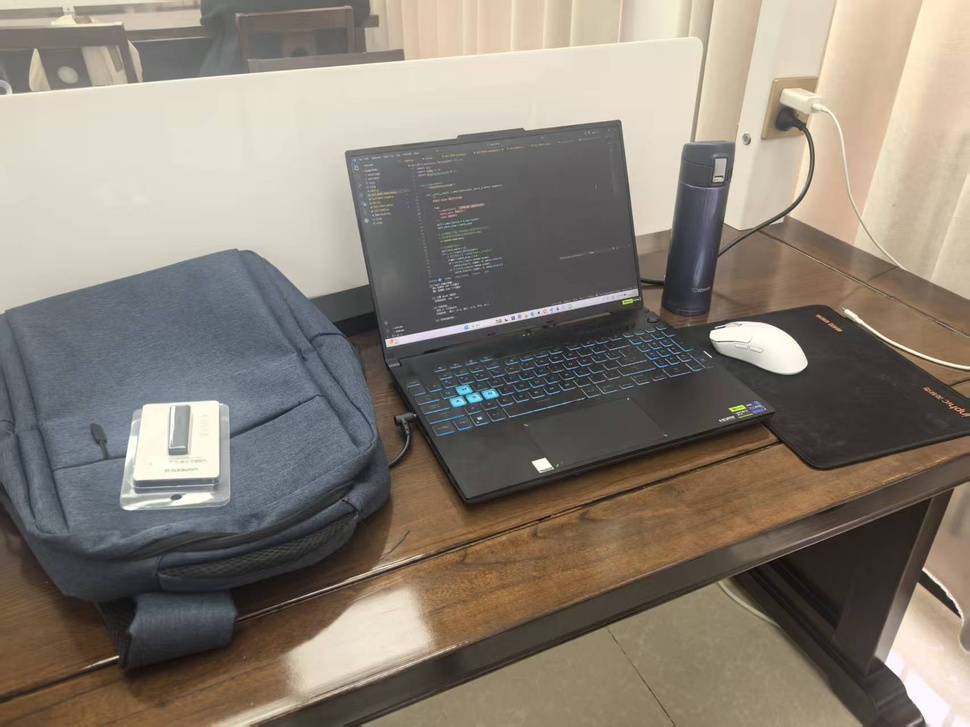
#> input picture test_image/t2.jpg, 970 x 727 px, shrunk from 1706 x 1279 before the run
$ python 2_BREIF.py
#> lines starting #> are read from the running program, lines starting #| are printed output that depends on the picture
import cv2

# 1. 读取图像（灰度图）
# img = cv2.imread('./test_image/t1.jpg', 0)
img = cv2.imread('./test_image/t2.jpg', 0)
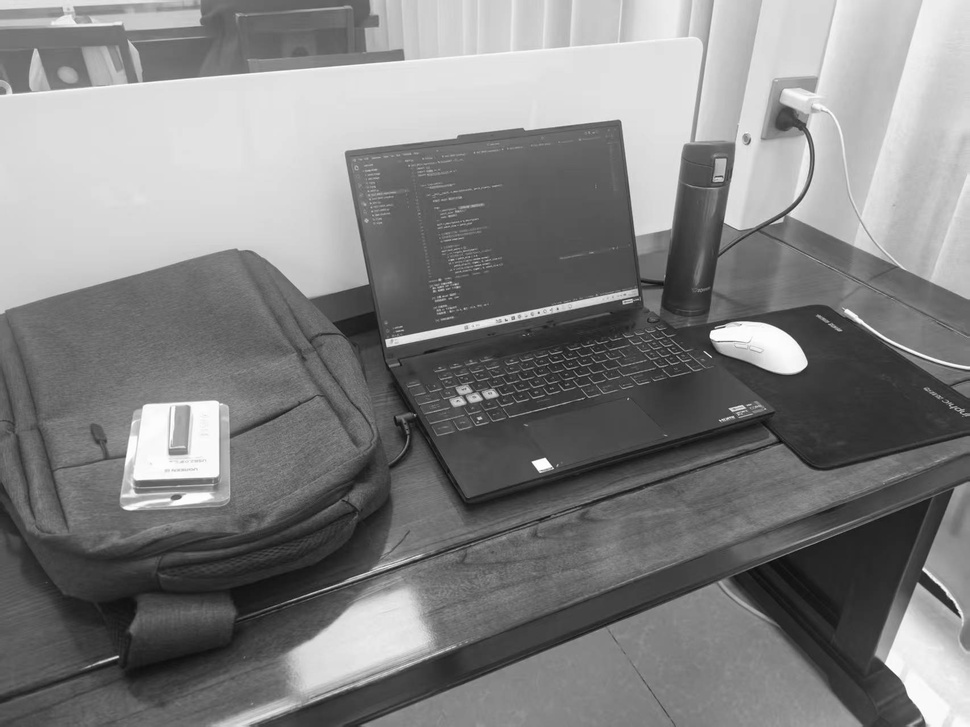
#> img: shape (727, 970); min 7, max 255, mean 129.2

# 2. 初始化 ORB 检测器
# nfeatures 是你想找多少个特征点
orb = cv2.ORB_create(nfeatures=500)

# 3. 检测特征点并计算描述子
# keypoints (kp): 特征点的位置、大小、方向
# descriptors (des): 刚才说的 0 和 1 的二进制矩阵
kp, des = orb.detectAndCompute(img, None)
#> kp = 500 keypoints; strongest (x, y, size): (533, 462, 31), (710, 334, 53.6), (711, 334, 64.3), (537, 463, 92.6)

# 4. 看看描述子长啥样
print(f"特征点数量: {len(kp)}")
#| 特征点数量: 500
print(f"第一个点的描述子形状: {des[0].shape}")  # 通常是 32字节 (256位)
#| 第一个点的描述子形状: (32,)
print(f"第一个描述子的内容: \n{des[0]}")
#| 第一个描述子的内容:
#| [232 184 241  86 105 204 105 216 187 189  36  24  42 199 204  54   7 220
#|  100  24   2  78 250  83  29 188  17 110  67 128  70 233]

# 5. 可视化：把点画出来
img_with_kp = cv2.drawKeypoints(img, kp, None, color=(0, 255, 0))
cv2.imshow("ORB Features", img_with_kp)
cv2.waitKey(0)
cv2.destroyAllWindows()

$ run again, with test_image/t1.jpg copied over test_image/t2.jpg
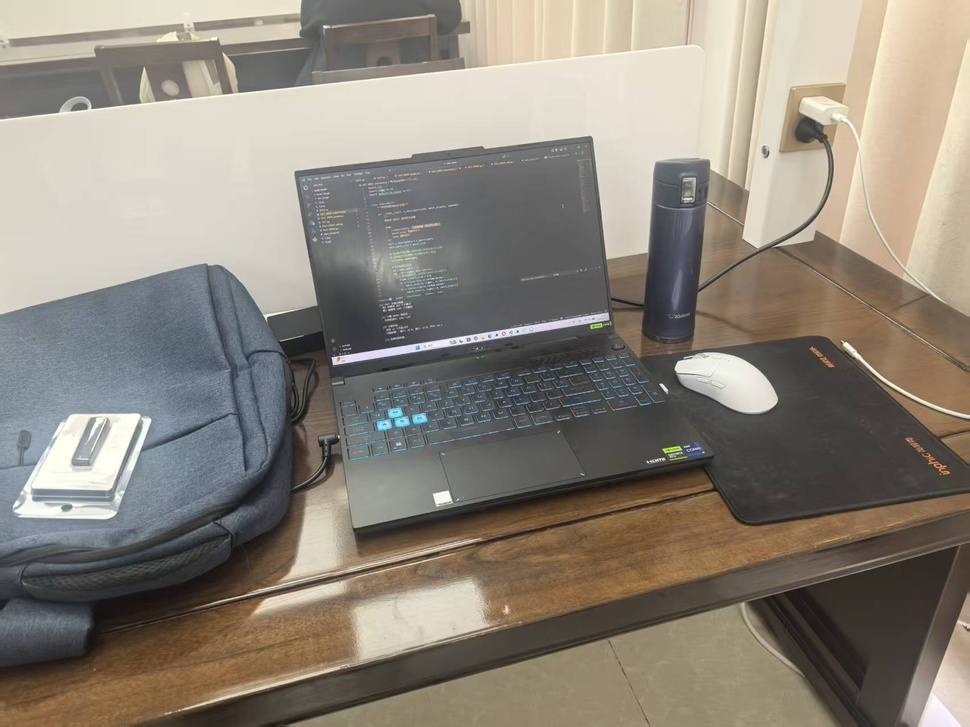
#> input picture test_image/t1.jpg, 970 x 727 px, shrunk from 1706 x 1279 before the run
#> `img = cv2.imread('./test_image/t2.jpg', 0)`:
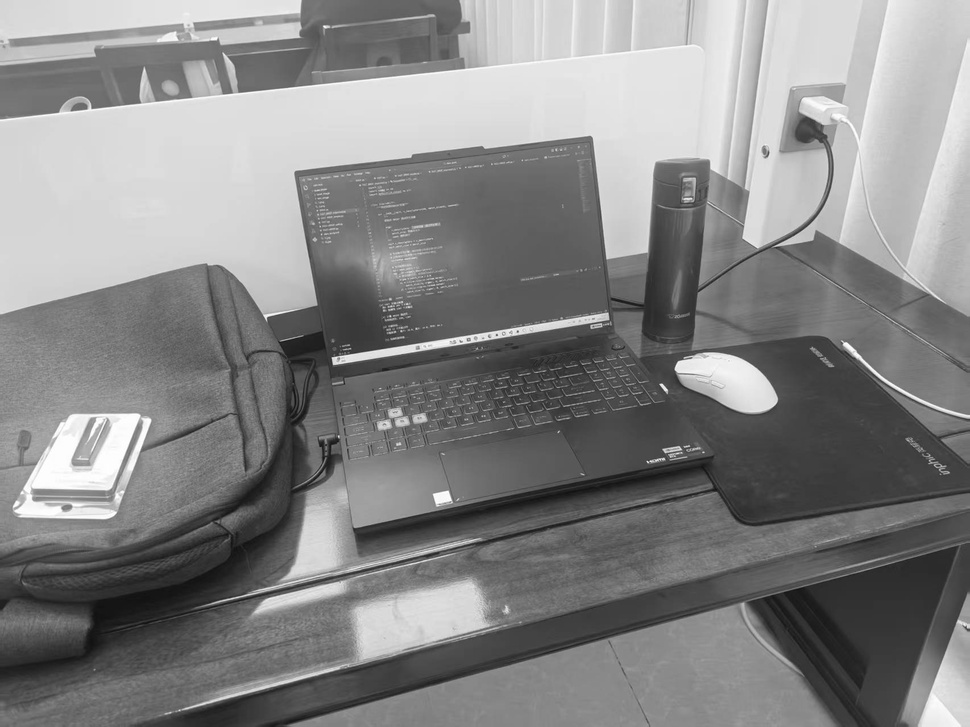
#> img: shape (727, 970); min 16, max 255, mean 133.9
#> kp = 500 keypoints; strongest (x, y, size): (332, 358, 31), (266, 319, 31), (268, 317, 31), (335, 364, 37.2)
#| 特征点数量: 500
#| 第一个点的描述子形状: (32,)
#| 第一个描述子的内容:
#| [ 82 184 147 154 106 173 184 198 175  25 186 101 180 222 100  90 167  59
#|   95 145   2  73 154 113 157  52  30 234 136  66  35  43]
